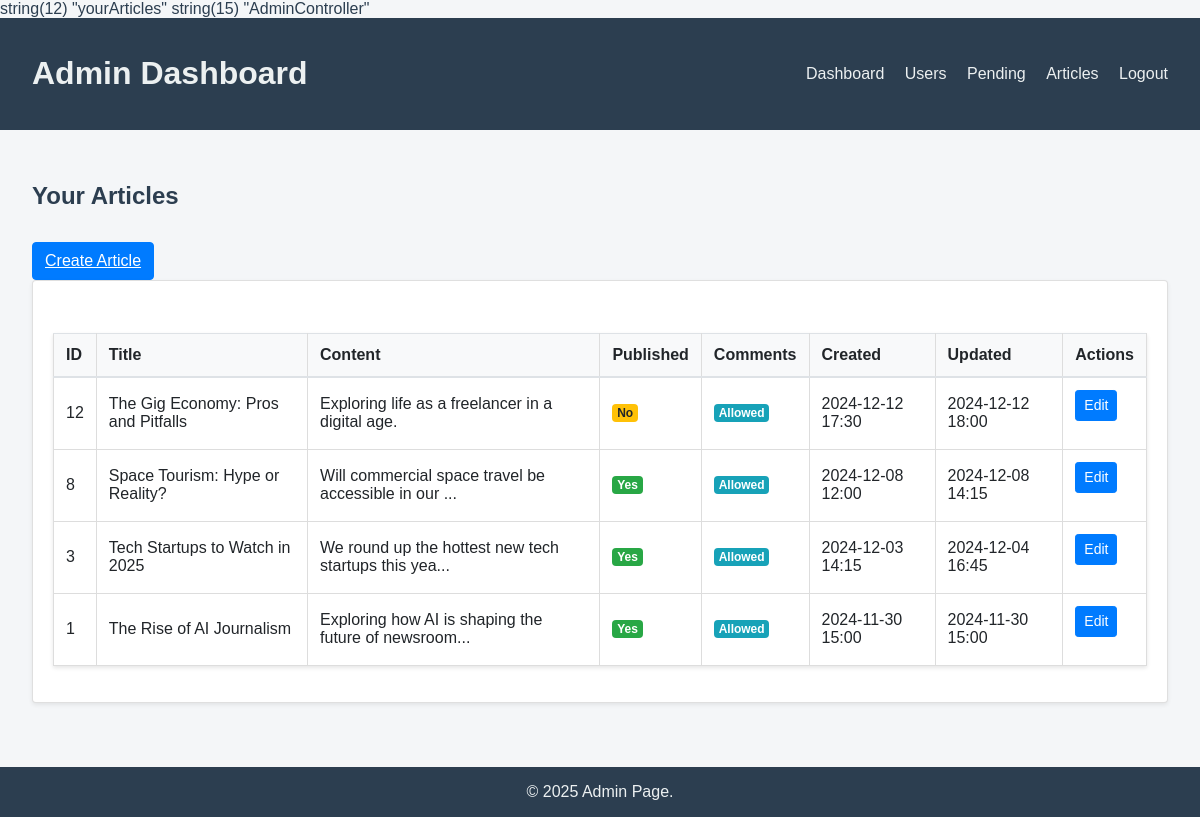
Page /public/admin/yourArticles (signed in) on the committed database.
### tables this page shows
CREATE TABLE `articles` (
  `id` int(11) NOT NULL,
  `title` varchar(255) NOT NULL,
  `content` text NOT NULL,
  `author_id` int(11) DEFAULT NULL,
  `is_published` tinyint(1) DEFAULT 0,
  `allow_comments` tinyint(1) DEFAULT 1,
  `created_at` timestamp NOT NULL DEFAULT current_timestamp(),
  `updated_at` timestamp NOT NULL DEFAULT current_timestamp() ON UPDATE current_timestamp(),
  `image_data` longblob DEFAULT NULL,
  `status` enum('draft','pending','published') NOT NULL DEFAULT 'pending'
);

### app/helpers.php (called while the page is built, shortened)
<?php
function render($view, $data = [], $layout = 'layout') {
    extract($data);
    require views_path($view . '.php');
}
function base_url($path = '') {
    if(defined('BASE_URL')) {
        return BASE_URL . ltrim($path, '/');
    }
    $protocol =
    (!empty($_SERVER['HTTPS']) && $_SERVER['HTTPS'] !== 'off') ||
    $_SERVER['SERVER_PORT'] === 443 ? "https://" : "http://";
    $host = $_SERVER['HTTP_HOST'];
    $base = rtrim(dirname($_SERVER['SCRIPT_NAME']), '/');
    return $protocol . $host . $base . '/' . ltrim($path, '/');
}
function base_path($path = '') {
    return realpath(__DIR__ . '/../' . '/' . ltrim($path, '/'));
}
function views_path($path = '') {
    return base_path('app/views/' . ltrim($path, '/'));
}

### app/controllers/AdminController.php (called while the page is built, shortened)
<?php
class AdminController {
    public function yourArticles() {
        $userId = $_SESSION['user']['id'];
        $db = new Database();
        $pdo = $db->connect();
        $stmt = $pdo->prepare("SELECT * FROM articles WHERE author_id = ? ORDER BY created_at DESC");
        $stmt->execute([$userId]);
        $articles = $stmt->fetchAll(PDO::FETCH_ASSOC);
        render('admin/yourArticles', ['articles' => $articles], layout: 'admin/layout');
    }
}
?>

### app/views/admin/yourArticles.php (the view, shortened to what this page needs)
<head>
    <link rel="stylesheet" href="<?php echo base_url('css/articlesList.css')?>">
</head>
<div class="container-fluid mt-4">
    <div class="row mb-4">
        <div class="col">
            <h2>Your Articles</h2>
        </div>
        <div class="col-auto">
            <a href="<?php echo base_url('admin/createArticle')?>" class="btn btn-primary">Create Article</a>
        </div>
    </div>
    <div class="card">
        <div class="card-body">
            <div class="table-responsive">
                <table class="table table-hover">
                    <thead>
                        <tr>
                            <th>ID</th>
                            <th>Title</th>
                            <th>Content</th>
                            <th>Published</th>
                            <th>Comments</th>
                            <th>Created</th>
                            <th>Updated</th>
                            <th>Actions</th>
                        </tr>
                    </thead>
                    <tbody>
                        <?php if (empty($articles)): ?>
                            <tr>
                                <td colspan="8" class="text-center">No articles found</td>
                            </tr>
                        <?php else: ?>
                            <?php foreach ($articles as $article): ?>
                                <tr>
                                    <td><?= $article['id'] ?></td>
                                    <td><?= htmlspecialchars($article['title']) ?></td>
                                    <td><?= htmlspecialchars(substr($article['content'], 0, 50)) ?><?= strlen($article['content']) > 50 ? '...' : '' ?></td>
                                    <td>
                                        <span class="badge <?= $article['is_published'] ? 'bg-success' : 'bg-warning' ?>">
                                            <?= $article['is_published'] ? 'Yes' : 'No' ?>
                                        </span>
                                    </td>
                                    <td>
                                        <span class="badge <?= $article['allow_comments'] ? 'bg-info' : 'bg-secondary' ?>">
                                            <?= $article['allow_comments'] ? 'Allowed' : 'Disabled' ?>
                                        </span>
                                    </td>
                                    <td><?= date('Y-m-d H:i', strtotime($article['created_at'])) ?></td>
                                    <td><?= date('Y-m-d H:i', strtotime($article['updated_at'])) ?></td>
                                    <td>
                                        <div class="btn-group">
                                            <form action="/PHP_MVC/public/admin/editArticles" method="get" style="display:inline;">
                                                <button type="submit" class="btn btn-sm btn-primary">Edit</button>
                                            </form>
                                        </div>
                                    </td>
                                </tr>
                            <?php endforeach; ?>
                        <?php endif; ?>
                    </tbody>
                </table>
            </div>
        </div>
    </div>
</div>

### public/css/admin.css (style rules this page uses)
body { font-family: Arial, sans-serif; margin: 0; background: #f4f6f8; color: #2c3e50; transition: background 0.3s, color 0.3s; }
h2 { margin-bottom: 2rem; }
table { width: 100%; border-collapse: collapse; background: white; box-shadow: 0 2px 4px rgba(0,0,0,0.1); overflow-x: auto; margin-top: 2rem; }
th, td { padding: 12px; border: 1px solid #ddd; text-align: left; }
th { background-color: #f8f8f8; }

### public/css/articlesList.css (style rules this page uses)
.table { width: 100%; margin-bottom: 1rem; color: #212529; border-collapse: collapse; }
.table th, .table td { padding: 0.75rem; vertical-align: middle; border-top: 1px solid #dee2e6; }
.table thead th { vertical-align: bottom; border-bottom: 2px solid #dee2e6; background-color: #f8f9fa; }
.card { position: relative; display: flex; flex-direction: column; min-width: 0; word-wrap: break-word; background-color: #fff; background-clip: border-box; border: 1px solid rgba(0, 0, 0, 0.125); border-radius: 0.25rem; box-shadow: 0 0.125rem 0.25rem rgba(0, 0, 0, 0.075); }
.card-body { flex: 1 1 auto; min-height: 1px; padding: 1.25rem; }
.badge { display: inline-block; padding: 0.25em 0.4em; font-size: 75%; font-weight: 700; line-height: 1; text-align: center; white-space: nowrap; vertical-align: baseline; border-radius: 0.25rem; }
.bg-success { background-color: #28a745; color: white; }
.bg-warning { background-color: #ffc107; color: #212529; }
.bg-info { background-color: #17a2b8; color: white; }
.btn { display: inline-block; font-weight: 400; color: #212529; text-align: center; vertical-align: middle; user-select: none; background-color: transparent; border: 1px solid transparent; padding: 0.375rem 0.75rem; font-size: 1rem; line-height: 1.5; border-radius: 0.25rem; transition: color 0.15s ease-in-out, background-color 0.15s ease-in-out, border-color 0.15s ease-in-out, box-shadow 0.15s ease-in-out; }
.btn-primary { color: #fff; background-color: #007bff; border-color: #007bff; }
.btn-sm { padding: 0.25rem 0.5rem; font-size: 0.875rem; line-height: 1.5; border-radius: 0.2rem; }
.btn-group { display: flex; gap: 5px; }

### rows in the picture
articles: id "12", title "The Gig Economy: Pros and Pitfalls", content "Exploring life as a freelancer in a digital age.", is_published "No", allow_comments "Allowed", created_at "2024-12-12 17:30", updated_at "2024-12-12 18:00"
articles: id "8", title "Space Tourism: Hype or Reality?", content "Will commercial space travel be accessible in our", is_published "Yes", allow_comments "Allowed", created_at "2024-12-08 12:00", updated_at "2024-12-08 14:15"
articles: id "3", title "Tech Startups to Watch in 2025", content "We round up the hottest new tech startups this yea", is_published "Yes", allow_comments "Allowed", created_at "2024-12-03 14:15", updated_at "2024-12-04 16:45"
articles: id "1", title "The Rise of AI Journalism", content "Exploring how AI is shaping the future of newsroom", is_published "Yes", allow_comments "Allowed", created_at "2024-11-30 15:00", updated_at "2024-11-30 15:00"
